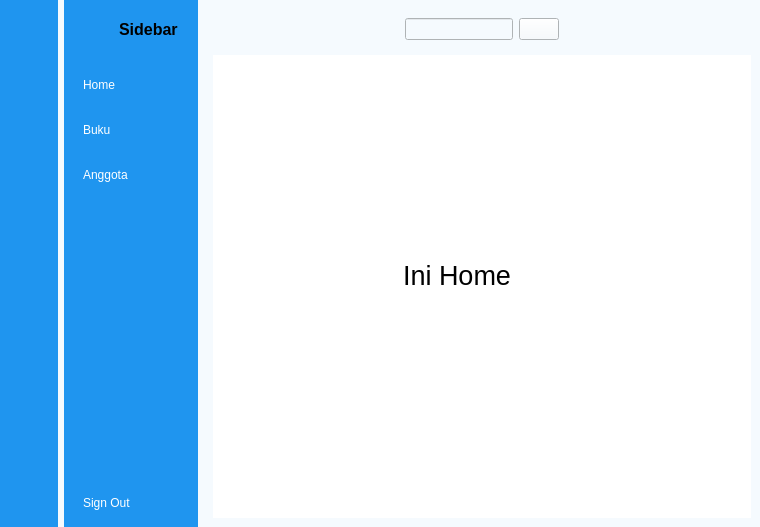
<?xml version="1.0" encoding="UTF-8"?>
<ui version="4.0">
 <class>MainWindow</class>
 <widget class="QMainWindow" name="MainWindow">
  <property name="geometry">
   <rect>
    <x>0</x>
    <y>0</y>
    <width>760</width>
    <height>527</height>
   </rect>
  </property>
  <property name="windowTitle">
   <string>MainWindow</string>
  </property>
  <property name="styleSheet">
   <string notr="true">background-color: rgb(245, 250, 254);</string>
  </property>
  <widget class="QWidget" name="centralwidget">
   <layout class="QGridLayout" name="gridLayout">
    <property name="leftMargin">
     <number>0</number>
    </property>
    <property name="topMargin">
     <number>0</number>
    </property>
    <property name="rightMargin">
     <number>0</number>
    </property>
    <property name="bottomMargin">
     <number>0</number>
    </property>
    <item row="0" column="0">
     <widget class="QWidget" name="icon_only_widget" native="true">
      <property name="styleSheet">
       <string notr="true">QWidget{
	background-color: rgb(31, 149, 239);
}

QPushButton {
	color: white;
    height: 30px;
    border: none;
	border-radius: 10px;
}

QPushButton:checked{
	background-color: #F5FAFE;
	color: #1F95EF;
	font-weght: bold;
}</string>
      </property>
      <layout class="QVBoxLayout" name="verticalLayout_3">
       <item>
        <layout class="QHBoxLayout" name="horizontalLayout_3">
         <item>
          <widget class="QLabel" name="label">
           <property name="minimumSize">
            <size>
             <width>40</width>
             <height>40</height>
            </size>
           </property>
           <property name="maximumSize">
            <size>
             <width>40</width>
             <height>40</height>
            </size>
           </property>
           <property name="text">
            <string/>
           </property>
           <property name="pixmap">
            <pixmap resource="resources.qrc">:/assets/profilePlaceHolder.png</pixmap>
           </property>
           <property name="scaledContents">
            <bool>true</bool>
           </property>
          </widget>
         </item>
        </layout>
       </item>
       <item>
        <layout class="QVBoxLayout" name="verticalLayout">
         <property name="spacing">
          <number>15</number>
         </property>
         <property name="topMargin">
          <number>15</number>
         </property>
         <item>
          <widget class="QPushButton" name="home_closed">
           <property name="text">
            <string/>
           </property>
           <property name="icon">
            <iconset resource="resources.qrc">
             <normaloff>:/assets/homeLogo.png</normaloff>:/assets/homeLogo.png</iconset>
           </property>
           <property name="iconSize">
            <size>
             <width>24</width>
             <height>24</height>
            </size>
           </property>
           <property name="checkable">
            <bool>true</bool>
           </property>
           <property name="autoExclusive">
            <bool>true</bool>
           </property>
          </widget>
         </item>
         <item>
          <widget class="QPushButton" name="buku_closed">
           <property name="text">
            <string/>
           </property>
           <property name="icon">
            <iconset resource="resources.qrc">
             <normaloff>:/assets/daftarBukuLogo.png</normaloff>:/assets/daftarBukuLogo.png</iconset>
           </property>
           <property name="iconSize">
            <size>
             <width>24</width>
             <height>24</height>
            </size>
           </property>
           <property name="checkable">
            <bool>true</bool>
           </property>
           <property name="autoExclusive">
            <bool>true</bool>
           </property>
          </widget>
         </item>
         <item>
          <widget class="QPushButton" name="anggota_closed">
           <property name="text">
            <string/>
           </property>
           <property name="icon">
            <iconset resource="resources.qrc">
             <normaloff>:/assets/daftarAnggotaLogo.png</normaloff>:/assets/daftarAnggotaLogo.png</iconset>
           </property>
           <property name="iconSize">
            <size>
             <width>24</width>
             <height>24</height>
            </size>
           </property>
           <property name="checkable">
            <bool>true</bool>
           </property>
           <property name="autoExclusive">
            <bool>true</bool>
           </property>
          </widget>
         </item>
        </layout>
       </item>
       <item>
        <spacer name="verticalSpacer">
         <property name="orientation">
          <enum>Qt::Vertical</enum>
         </property>
         <property name="sizeHint" stdset="0">
          <size>
           <width>20</width>
           <height>280</height>
          </size>
         </property>
        </spacer>
       </item>
       <item>
        <widget class="QPushButton" name="logout_closed">
         <property name="text">
          <string/>
         </property>
         <property name="icon">
          <iconset resource="resources.qrc">
           <normaloff>:/assets/logOutLogo.png</normaloff>:/assets/logOutLogo.png</iconset>
         </property>
         <property name="iconSize">
          <size>
           <width>24</width>
           <height>24</height>
          </size>
         </property>
         <property name="checkable">
          <bool>true</bool>
         </property>
        </widget>
       </item>
      </layout>
     </widget>
    </item>
    <item row="0" column="1">
     <widget class="QWidget" name="icon_name_widget" native="true">
      <property name="styleSheet">
       <string notr="true">QWidget{
	background-color: rgb(31, 149, 239);
}

QPushButton {
	color: white;
	text-align: left;
    height: 30px;
    border: none;
    padding-left: 10px;
	border-top-left-radius: 10px;
	border-bottom-left-radius: 10px;
}

QPushButton:checked{
	background-color: #F5FAFE;
	color: #1F95EF;
	font-weght: bold;
}</string>
      </property>
      <layout class="QVBoxLayout" name="verticalLayout_4">
       <property name="rightMargin">
        <number>0</number>
       </property>
       <item>
        <layout class="QHBoxLayout" name="horizontalLayout_2">
         <property name="rightMargin">
          <number>20</number>
         </property>
         <item>
          <widget class="QLabel" name="label_2">
           <property name="minimumSize">
            <size>
             <width>40</width>
             <height>40</height>
            </size>
           </property>
           <property name="maximumSize">
            <size>
             <width>40</width>
             <height>40</height>
            </size>
           </property>
           <property name="text">
            <string/>
           </property>
           <property name="pixmap">
            <pixmap resource="resources.qrc">:/assets/profilePlaceHolder.png</pixmap>
           </property>
           <property name="scaledContents">
            <bool>true</bool>
           </property>
          </widget>
         </item>
         <item>
          <widget class="QLabel" name="label_3">
           <property name="font">
            <font>
             <pointsize>12</pointsize>
             <weight>75</weight>
             <bold>true</bold>
            </font>
           </property>
           <property name="text">
            <string>Sidebar</string>
           </property>
          </widget>
         </item>
        </layout>
       </item>
       <item>
        <layout class="QVBoxLayout" name="verticalLayout_2">
         <property name="spacing">
          <number>15</number>
         </property>
         <property name="topMargin">
          <number>15</number>
         </property>
         <item>
          <widget class="QPushButton" name="home_open">
           <property name="text">
            <string>Home</string>
           </property>
           <property name="icon">
            <iconset resource="resources.qrc">
             <normaloff>:/assets/homeLogo.png</normaloff>:/assets/homeLogo.png</iconset>
           </property>
           <property name="iconSize">
            <size>
             <width>24</width>
             <height>24</height>
            </size>
           </property>
           <property name="checkable">
            <bool>true</bool>
           </property>
           <property name="autoExclusive">
            <bool>true</bool>
           </property>
          </widget>
         </item>
         <item>
          <widget class="QPushButton" name="buku_open">
           <property name="text">
            <string>Buku</string>
           </property>
           <property name="icon">
            <iconset resource="resources.qrc">
             <normaloff>:/assets/daftarBukuLogo.png</normaloff>:/assets/daftarBukuLogo.png</iconset>
           </property>
           <property name="iconSize">
            <size>
             <width>24</width>
             <height>24</height>
            </size>
           </property>
           <property name="checkable">
            <bool>true</bool>
           </property>
           <property name="autoExclusive">
            <bool>true</bool>
           </property>
          </widget>
         </item>
         <item>
          <widget class="QPushButton" name="anggota_open">
           <property name="text">
            <string>Anggota</string>
           </property>
           <property name="icon">
            <iconset resource="resources.qrc">
             <normaloff>:/assets/daftarAnggotaLogo.png</normaloff>:/assets/daftarAnggotaLogo.png</iconset>
           </property>
           <property name="iconSize">
            <size>
             <width>24</width>
             <height>24</height>
            </size>
           </property>
           <property name="checkable">
            <bool>true</bool>
           </property>
           <property name="autoExclusive">
            <bool>true</bool>
           </property>
          </widget>
         </item>
        </layout>
       </item>
       <item>
        <spacer name="verticalSpacer_2">
         <property name="orientation">
          <enum>Qt::Vertical</enum>
         </property>
         <property name="sizeHint" stdset="0">
          <size>
           <width>20</width>
           <height>168</height>
          </size>
         </property>
        </spacer>
       </item>
       <item>
        <widget class="QPushButton" name="logout_open">
         <property name="text">
          <string>Sign Out</string>
         </property>
         <property name="icon">
          <iconset>
           <normaloff>assets/logOutLogo.png</normaloff>assets/logOutLogo.png</iconset>
         </property>
         <property name="iconSize">
          <size>
           <width>24</width>
           <height>24</height>
          </size>
         </property>
         <property name="checkable">
          <bool>true</bool>
         </property>
        </widget>
       </item>
      </layout>
     </widget>
    </item>
    <item row="0" column="2">
     <widget class="QWidget" name="main_menu" native="true">
      <layout class="QVBoxLayout" name="verticalLayout_5">
       <item>
        <widget class="QWidget" name="header_widget" native="true">
         <layout class="QHBoxLayout" name="horizontalLayout_4">
          <item>
           <widget class="QPushButton" name="menu">
            <property name="styleSheet">
             <string notr="true">border: none;</string>
            </property>
            <property name="text">
             <string/>
            </property>
            <property name="icon">
             <iconset resource="resources.qrc">
              <normaloff>:/assets/menuLogo.png</normaloff>:/assets/menuLogo.png</iconset>
            </property>
            <property name="checkable">
             <bool>true</bool>
            </property>
            <property name="checked">
             <bool>false</bool>
            </property>
           </widget>
          </item>
          <item>
           <spacer name="horizontalSpacer_2">
            <property name="orientation">
             <enum>Qt::Horizontal</enum>
            </property>
            <property name="sizeHint" stdset="0">
             <size>
              <width>127</width>
              <height>20</height>
             </size>
            </property>
           </spacer>
          </item>
          <item>
           <layout class="QHBoxLayout" name="horizontalLayout">
            <item>
             <widget class="QLineEdit" name="lineEdit"/>
            </item>
            <item>
             <widget class="QPushButton" name="pushButton_14">
              <property name="text">
               <string/>
              </property>
              <property name="icon">
               <iconset resource="resources.qrc">
                <normaloff>:/assets/searchLogo.png</normaloff>:/assets/searchLogo.png</iconset>
              </property>
             </widget>
            </item>
           </layout>
          </item>
          <item>
           <spacer name="horizontalSpacer">
            <property name="orientation">
             <enum>Qt::Horizontal</enum>
            </property>
            <property name="sizeHint" stdset="0">
             <size>
              <width>38</width>
              <height>20</height>
             </size>
            </property>
           </spacer>
          </item>
          <item>
           <widget class="QPushButton" name="pushButton_15">
            <property name="styleSheet">
             <string notr="true">border: none;</string>
            </property>
            <property name="text">
             <string/>
            </property>
            <property name="icon">
             <iconset resource="resources.qrc">
              <normaloff>:/assets/profileLogo.png</normaloff>:/assets/profileLogo.png</iconset>
            </property>
           </widget>
          </item>
         </layout>
        </widget>
       </item>
       <item>
        <widget class="QStackedWidget" name="stackedWidget">
         <property name="styleSheet">
          <string notr="true">background-color: rgb(255, 255, 255);</string>
         </property>
         <widget class="QWidget" name="Home">
          <widget class="QLabel" name="label_5">
           <property name="geometry">
            <rect>
             <x>190</x>
             <y>170</y>
             <width>161</width>
             <height>101</height>
            </rect>
           </property>
           <property name="font">
            <font>
             <pointsize>20</pointsize>
            </font>
           </property>
           <property name="text">
            <string>Ini Home</string>
           </property>
          </widget>
         </widget>
         <widget class="QWidget" name="daftarBuku">
          <widget class="QLabel" name="label_4">
           <property name="geometry">
            <rect>
             <x>170</x>
             <y>180</y>
             <width>221</width>
             <height>61</height>
            </rect>
           </property>
           <property name="font">
            <font>
             <pointsize>20</pointsize>
            </font>
           </property>
           <property name="styleSheet">
            <string notr="true"/>
           </property>
           <property name="text">
            <string>Ini Daftar Buku</string>
           </property>
          </widget>
         </widget>
         <widget class="QWidget" name="daftarAnggota">
          <widget class="QLabel" name="label_6">
           <property name="geometry">
            <rect>
             <x>190</x>
             <y>140</y>
             <width>281</width>
             <height>121</height>
            </rect>
           </property>
           <property name="font">
            <font>
             <pointsize>20</pointsize>
            </font>
           </property>
           <property name="text">
            <string>Ini Daftar Anggota</string>
           </property>
          </widget>
         </widget>
        </widget>
       </item>
      </layout>
     </widget>
    </item>
   </layout>
  </widget>
 </widget>
 <resources>
  <include location="resources.qrc"/>
 </resources>
 <connections>
  <connection>
   <sender>menu</sender>
   <signal>toggled(bool)</signal>
   <receiver>icon_only_widget</receiver>
   <slot>setHidden(bool)</slot>
   <hints>
    <hint type="sourcelabel">
     <x>257</x>
     <y>40</y>
    </hint>
    <hint type="destinationlabel">
     <x>53</x>
     <y>217</y>
    </hint>
   </hints>
  </connection>
  <connection>
   <sender>menu</sender>
   <signal>toggled(bool)</signal>
   <receiver>icon_name_widget</receiver>
   <slot>setVisible(bool)</slot>
   <hints>
    <hint type="sourcelabel">
     <x>256</x>
     <y>40</y>
    </hint>
    <hint type="destinationlabel">
     <x>206</x>
     <y>281</y>
    </hint>
   </hints>
  </connection>
  <connection>
   <sender>anggota_closed</sender>
   <signal>toggled(bool)</signal>
   <receiver>anggota_open</receiver>
   <slot>setChecked(bool)</slot>
   <hints>
    <hint type="sourcelabel">
     <x>38</x>
     <y>172</y>
    </hint>
    <hint type="destinationlabel">
     <x>109</x>
     <y>176</y>
    </hint>
   </hints>
  </connection>
  <connection>
   <sender>buku_closed</sender>
   <signal>toggled(bool)</signal>
   <receiver>buku_open</receiver>
   <slot>setChecked(bool)</slot>
   <hints>
    <hint type="sourcelabel">
     <x>32</x>
     <y>126</y>
    </hint>
    <hint type="destinationlabel">
     <x>117</x>
     <y>131</y>
    </hint>
   </hints>
  </connection>
  <connection>
   <sender>home_closed</sender>
   <signal>toggled(bool)</signal>
   <receiver>home_open</receiver>
   <slot>setChecked(bool)</slot>
   <hints>
    <hint type="sourcelabel">
     <x>30</x>
     <y>91</y>
    </hint>
    <hint type="destinationlabel">
     <x>104</x>
     <y>94</y>
    </hint>
   </hints>
  </connection>
  <connection>
   <sender>anggota_open</sender>
   <signal>toggled(bool)</signal>
   <receiver>anggota_closed</receiver>
   <slot>setChecked(bool)</slot>
   <hints>
    <hint type="sourcelabel">
     <x>83</x>
     <y>188</y>
    </hint>
    <hint type="destinationlabel">
     <x>40</x>
     <y>188</y>
    </hint>
   </hints>
  </connection>
  <connection>
   <sender>buku_open</sender>
   <signal>toggled(bool)</signal>
   <receiver>buku_closed</receiver>
   <slot>setChecked(bool)</slot>
   <hints>
    <hint type="sourcelabel">
     <x>83</x>
     <y>141</y>
    </hint>
    <hint type="destinationlabel">
     <x>30</x>
     <y>138</y>
    </hint>
   </hints>
  </connection>
  <connection>
   <sender>home_open</sender>
   <signal>toggled(bool)</signal>
   <receiver>home_closed</receiver>
   <slot>setChecked(bool)</slot>
   <hints>
    <hint type="sourcelabel">
     <x>98</x>
     <y>82</y>
    </hint>
    <hint type="destinationlabel">
     <x>41</x>
     <y>80</y>
    </hint>
   </hints>
  </connection>
  <connection>
   <sender>logout_closed</sender>
   <signal>toggled(bool)</signal>
   <receiver>MainWindow</receiver>
   <slot>close()</slot>
   <hints>
    <hint type="sourcelabel">
     <x>23</x>
     <y>510</y>
    </hint>
    <hint type="destinationlabel">
     <x>32</x>
     <y>564</y>
    </hint>
   </hints>
  </connection>
  <connection>
   <sender>logout_open</sender>
   <signal>toggled(bool)</signal>
   <receiver>MainWindow</receiver>
   <slot>close()</slot>
   <hints>
    <hint type="sourcelabel">
     <x>128</x>
     <y>503</y>
    </hint>
    <hint type="destinationlabel">
     <x>132</x>
     <y>557</y>
    </hint>
   </hints>
  </connection>
 </connections>
</ui>
